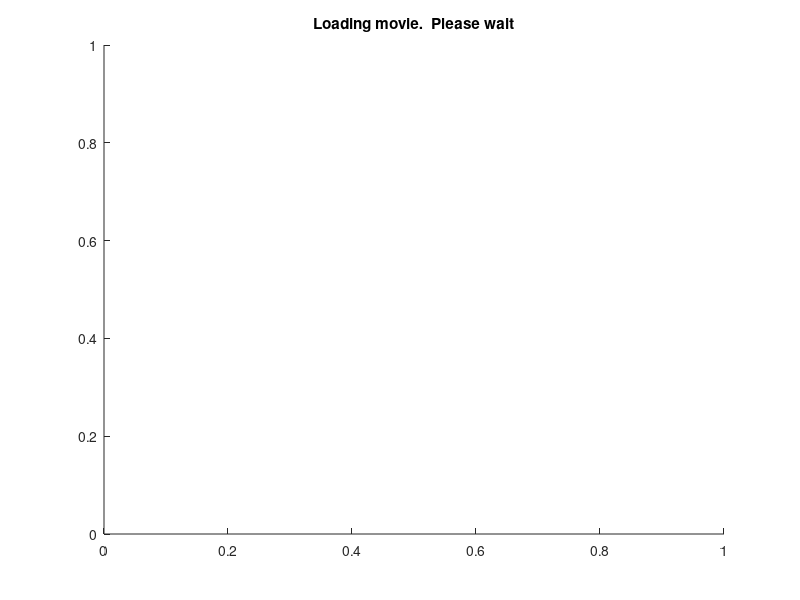

This figure's MATLAB source: (Note: this script raises an error after producing the figure.)
%%%%%%%%%%%%%%%%%%%%%%%%%%%%%%%%%%%%
%
%  @Author Wei Yao & Aaron Becker
%
%  @brief  Loads frames from a movie, starting at frameNumber.  It then
%  displays frame frameNumber.  If a textfile of x,y positions exists for a
%  text file ##NUM##.mat, where ##NUM## <= frameNumber, it loads
%  draggable markers and displays these at those xy positions.  The user
%  then can drag exisiting markers onto the center of the umbrellas, delete
%  by right clicking, and add new markers by left clicking.  The user
%  presses <enter> to go to the next frame, which saves the current frame
%  xy positions as frameNumber.mat, then loads frame frameNumber+framesToSkip
%
%  @Date May 6, 2015
%%%%%%%%%%%%%%%%%%%%%%%%%%%%%%%%%%%%
%%

% you need the movie (vidName) in the same directory as the code
% you need a folder called 'manualPoints/' in the same directory as the
% code
% 'c' will switch between rgb images and a thresholded BW image
% 'd' deletes all marked points (in case they are terrible)

function ManualTrackUmbrellas(frameNumber, framesToSkip)

if nargin < 2
    framesToSkip = 30;
end
if nargin <1
    frameNumber = 1;
end

useBW = true;

vidName = 'UP Birdseye Footage MIT Prores Smaller.mp4';
dataFileName = 'manualPoints/';
titleString = 'Click to define object(s). Press <ENTER> to finish selection.';
figure(1)
imgax = gca;
hTitle       = title(imgax,'Loading movie.  Please wait');
imghandle = imhandles(imgca);
parentfig = ancestor(imgax,'figure');
set(imgax,'ButtonDownFcn','');
set(imghandle,'ButtonDownFcn',@placePoint);
set(parentfig,'KeyPressFcn',  @noMorePoints);
requestedvar = 'MarkedPoints';



processVideo = true;

if processVideo
tic

display(['Loading video: ',vidName]) %about 4 seconds
vidBirdseye = VideoReader(vidName);
toc
nFrames = vidBirdseye.NumberOfFrames;
[cdata, bw] = loadFrame(vidBirdseye, frameNumber);
else
    k=1;
    rgb = imread(['KeyFrames/frameRel',num2str(k,'%07d'),'.tiff']);
    
    % convert rgb to YCbCr color space
    YCBCR = rgb2ycbcr(rgb);
        Ythresh = YCBCR(:,:,1)>32;
        % removes small blobs
        bw = bwareaopen(Ythresh,400);
        imshow(bw)
    
    %imshow(rgb)
end



    function placePoint(varargin)
        point_loc = get(imgax,'CurrentPoint');
        point_loc = point_loc(1,1:2);
        impoint2(imgax,point_loc);
        
          % save all the locations
        pointLocations = saveFrame();
    end

    function roi = impoint2(varargin)
        % impoint2: improved impoint object
        roi      = impoint(varargin{:});
        % Add a context menu for adding points
        l        = findobj(roi,'type','hggroup');
        uic      = unique( get(l,'UIContextMenu') );
        for u = 1:numel(uic)
            uimenu( uic(u), 'Label', 'Delete', 'Callback', @deleteROI )
        end
        
        function deleteROI(src,evt) %#ok
            delete(roi);
            saveFrame();   
        end
        
      
    end

    function [cdata, bw] = loadFrame(vidReader, frameNum)
        tic %start a timer
        %loads video fream frameNum
        cdata = read(vidReader,frameNum); 
        % convert rgb to YCbCr color space
        YCBCRim = rgb2ycbcr(cdata);
        Ythreshim = YCBCRim(:,:,1)>32;
        % removes small blobs
        bw = bwareaopen(Ythreshim,400);
        %imshow(rgb)
        if useBW
            imshow(bw)
        else
            imshow(cdata)
        end
        imgax = gca;
        imghandle = imhandles(imgca);
        parentfig = ancestor(imgax,'figure');
        set(imgax,'ButtonDownFcn','');
        set(imghandle,'ButtonDownFcn',@placePoint);
        set(parentfig,'KeyPressFcn',  @noMorePoints);
        requestedvar = 'MarkedPoints';

        % TODO: Check if we we have any umbrella locations for this frame.  If so, delete markers and create new ones
        %impoint2(varargin)
            
        % try to load points from a data file.
        s = dir([dataFileName,'*.mat']); % s is structure array with fields name, 
                   % date, bytes, isdir
        file_list = {s.name}'; % convert the name field from the elements
                        % of the structure array into a cell array
                        % of strings.
        umbrellasClicked = 0;
        if numel(file_list) > 0
            cm = cell2mat(file_list);
            fileNums = str2num(cm(:,1:end-4));
            indx = find(fileNums<=frameNumber,1,'last'); 
            %
            data = load([dataFileName,num2str(fileNums(indx),'%07d')], 'pointLocations');
            
             for i = 1:size(data.pointLocations,1)
                impoint2(imgax,data.pointLocations(i,:));
             end 
             umbrellasClicked = size(data.pointLocations,1);
        end
        hTitle       = title(imgax,['Frame ', num2str(frameNumber),', ', titleString,' ', num2str(umbrellasClicked),' umbrellas']);
    end

    function pointLocations = saveFrame()
        roi = findall(imgax,'type','hggroup');
                pointLocations = NaN(numel(roi),2);
                for ii = 1:numel(roi)
                    tmp = get(roi(ii),'children');
                    pointLocations(ii,1) = get(tmp(1),'xdata');
                    pointLocations(ii,2) = get(tmp(1),'ydata');
                end
                assignin('base',requestedvar,pointLocations);
        imsz = size(get(imhandles(imgca),'CData')); %#ok<NASGU>
 
            save([dataFileName,num2str(frameNumber,'%07d')], 'pointLocations','imsz','frameNumber');
            set( hTitle, 'String', ['Frame ', num2str(frameNumber),', ', titleString,' ', num2str(size(pointLocations,1)),' umbrellas ', num2str(toc,'%.1f') ])
   
    end

function pointLocations = noMorePoints(~,evt)
        finished  = strcmpi(evt.Key,'return');
        pointLocations = [];
        %TODO:  'c' to display bw or color images
        %       'd' to delete all markers
        if strcmpi(evt.Key,'d');
            roi = findall(imgax,'type','hggroup');
                for ii = 1:numel(roi)
                    delete(roi(ii));
                end
        end
        if strcmpi(evt.Key,'c');
           useBW = ~useBW;
           loadFrame(vidBirdseye, frameNumber);
        end
        
        
        if finished
            % Delete title, reset original functionality
            %delete(findall(parentfig,'tag','markImagePoints'));

            set(imghandle,'ButtonDownFcn','');
            set(parentfig,'KeyPressFcn','');
                pointLocations = saveFrame();
      
            % delete current markers.
             roi = findall(imgax,'type','hggroup');
                for ii = 1:numel(roi)
                    delete(roi(ii));
                end
            
            
            %  load the next frame.  
            frameNumber = frameNumber+framesToSkip;
            [cdata, bw] = loadFrame(vidBirdseye, frameNumber);
            
          
            
        end
        
    end


end

